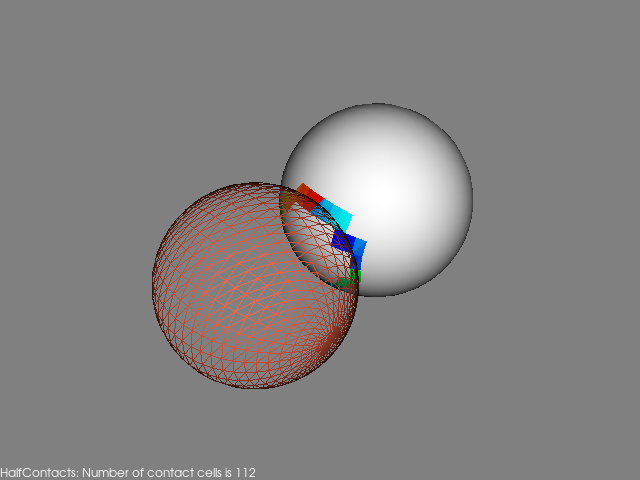

Here is the Python script that generated this plot:
#!/usr/bin/env python

# Demonstrate vtkCollisionDetectionFilter in HalfContacts mode by creating
# two spheres, translating one toward the other, detecting collisions,
# and rendering the wireframe spheres with contact lines.

# Factory overrides
import vtkmodules.vtkInteractionStyle  # noqa: F401
import vtkmodules.vtkRenderingOpenGL2  # noqa: F401

from vtkmodules.vtkCommonColor import vtkNamedColors
from vtkmodules.vtkCommonMath import vtkMatrix4x4
from vtkmodules.vtkCommonTransforms import vtkTransform
from vtkmodules.vtkFiltersModeling import vtkCollisionDetectionFilter
from vtkmodules.vtkFiltersSources import vtkSphereSource
from vtkmodules.vtkRenderingCore import (
    vtkActor,
    vtkPolyDataMapper,
    vtkRenderWindow,
    vtkRenderWindowInteractor,
    vtkRenderer,
    vtkTextActor,
)

named_colors = vtkNamedColors()

# Two spheres
sphere_0 = vtkSphereSource()
sphere_0.SetRadius(0.29)
sphere_0.SetPhiResolution(31)
sphere_0.SetThetaResolution(31)
sphere_0.SetCenter(0.0, 0.0, 0.0)

sphere_1 = vtkSphereSource()
sphere_1.SetPhiResolution(30)
sphere_1.SetThetaResolution(30)
sphere_1.SetRadius(0.3)

# Transform and matrix for collision detection
matrix_1 = vtkMatrix4x4()
transform_0 = vtkTransform()

# Collision detection filter — HalfContacts mode
collide = vtkCollisionDetectionFilter()
collide.SetInputConnection(0, sphere_0.GetOutputPort())
collide.SetTransform(0, transform_0)
collide.SetInputConnection(1, sphere_1.GetOutputPort())
collide.SetMatrix(1, matrix_1)
collide.SetBoxTolerance(0.0)
collide.SetCellTolerance(0.0)
collide.SetNumberOfCellsPerNode(2)
collide.SetCollisionModeToHalfContacts()
collide.GenerateScalarsOn()

# Sphere 0 actor (wireframe)
mapper_0 = vtkPolyDataMapper()
mapper_0.SetInputConnection(collide.GetOutputPort(0))
mapper_0.ScalarVisibilityOff()

actor_0 = vtkActor()
actor_0.SetMapper(mapper_0)
actor_0.GetProperty().BackfaceCullingOn()
actor_0.SetUserTransform(transform_0)
actor_0.GetProperty().SetDiffuseColor(named_colors.GetColor3d("Tomato"))
actor_0.GetProperty().SetRepresentationToWireframe()

# Sphere 1 actor
mapper_1 = vtkPolyDataMapper()
mapper_1.SetInputConnection(collide.GetOutputPort(1))

actor_1 = vtkActor()
actor_1.SetMapper(mapper_1)
actor_1.GetProperty().BackfaceCullingOn()
actor_1.SetUserMatrix(matrix_1)

# Contact lines actor
mapper_contacts = vtkPolyDataMapper()
mapper_contacts.SetInputConnection(collide.GetContactsOutputPort())
mapper_contacts.SetResolveCoincidentTopologyToPolygonOffset()

actor_contacts = vtkActor()
actor_contacts.SetMapper(mapper_contacts)
actor_contacts.GetProperty().SetColor(0, 0, 0)
actor_contacts.GetProperty().SetLineWidth(3.0)

# Text actor for collision info
text_actor = vtkTextActor()

# Renderer
renderer = vtkRenderer()
renderer.UseHiddenLineRemovalOn()
renderer.AddActor(actor_0)
renderer.AddActor(actor_1)
renderer.AddActor(actor_contacts)
renderer.AddActor(text_actor)
renderer.SetBackground(0.5, 0.5, 0.5)

# Window
render_window = vtkRenderWindow()
render_window.SetSize(640, 480)
render_window.AddRenderer(renderer)
render_window.SetWindowName("collision detection half contacts")

# Interactor
interactor = vtkRenderWindowInteractor()
interactor.SetRenderWindow(render_window)

# Translate sphere 0 toward sphere 1
delta_x = 0.1
num_steps = 20
transform_0.Translate(-num_steps * delta_x - 0.3, 0.0, 0.0)
render_window.Render()
renderer.GetActiveCamera().Azimuth(-45)
renderer.GetActiveCamera().Elevation(45)
renderer.GetActiveCamera().Dolly(1.2)

for i in range(num_steps):
    transform_0.Translate(delta_x, 0.0, 0.0)
    renderer.ResetCameraClippingRange()
    text_actor.SetInput(
        f"{collide.GetCollisionModeAsString()}: "
        f"Number of contact cells is {collide.GetNumberOfContacts()}"
    )
    render_window.Render()
    if collide.GetNumberOfContacts() > 0:
        break

renderer.ResetCamera()

interactor.Initialize()
interactor.Start()
